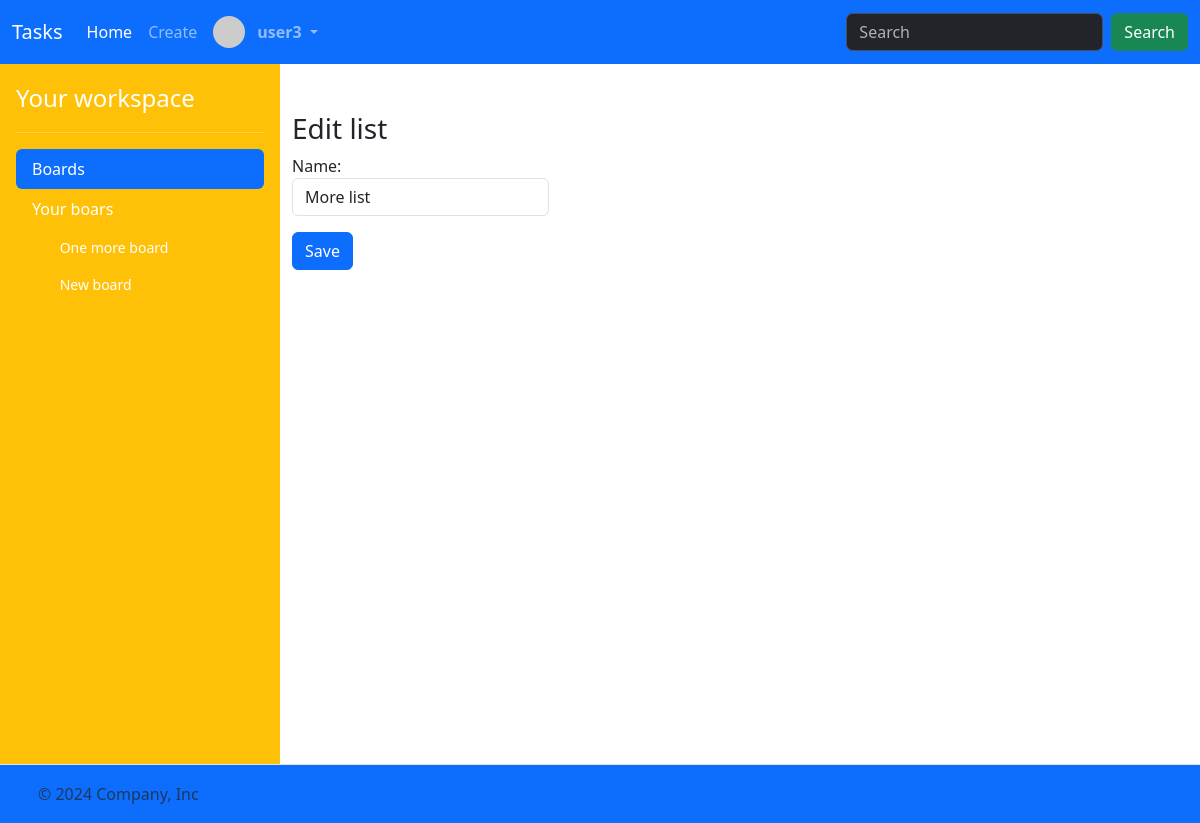
Before: /edit_list/108 (signed in) with the older database file.
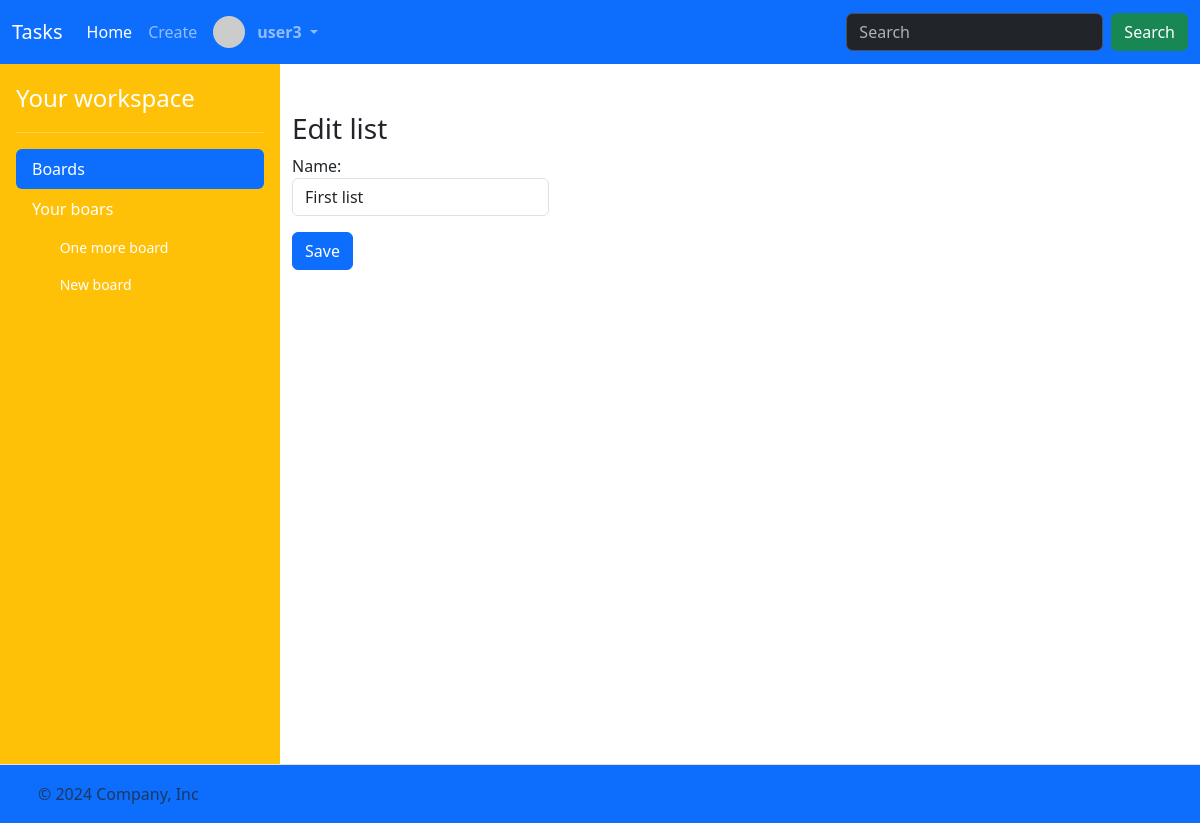
After: the same page with the newer database file.
### task/models.py (models this page shows)
class List(models.Model):
    board = models.ForeignKey("Board", on_delete=models.CASCADE, related_name="lists")
    name = models.CharField(max_length=256)
    position = models.DecimalField(max_digits=10, decimal_places=2)
    created_at = models.DateTimeField(auto_now_add=True)

### task/views.py (the view, shortened to what this page needs)
# urls.py: path("edit_list/<int:list_id>", views.edit_list_view, name="edit_list"),
@login_required
def edit_list_view(request, list_id):
    list = List.objects.filter(id=list_id).first()
    if list is None:
        return apology(request, "List does not exist!", 400)
    if request.user not in list.board.members.all():
        return apology(request, "Board does not exist!", 400)
    return render(
        request,
        "task/edit_list_view.html",
        {
            "list": list,
            "boards": request.user.boards.all(),
            "form": EditListForm(
                initial={
                    "name": list.name,
                }
            ),
        },
    )

### task/views.py
class EditListForm(forms.Form):
    template_name = "form_snippet.html"
    name = forms.CharField(
        max_length=256,
        widget=forms.TextInput(
            attrs={"class": "form-control w-auto", "placeholder": "Name"}
        ),
    )

### task/templates/task/edit_list_view.html (shortened to what this page needs)
{% extends "task/layout.html" %}
{% block main %}
    <div class="mt-5">
        <h3>Edit list</h3>
        <form action="{% url 'edit_list' list.id %}" method="POST">
            {{ form }}
            <input class="btn btn-primary" type="submit" value="Save">
        </form>
    </div>
{% endblock %}

### task/templates/form_snippet.html (shortened to what this page needs)
{% for field in form %}
    <div class="form-group mb-3">
        {{ field.label_tag }} {{ field }}
    </div>
{% endfor %}

Changed rows visible on the page:
changed List: name "More list" → "First list"
